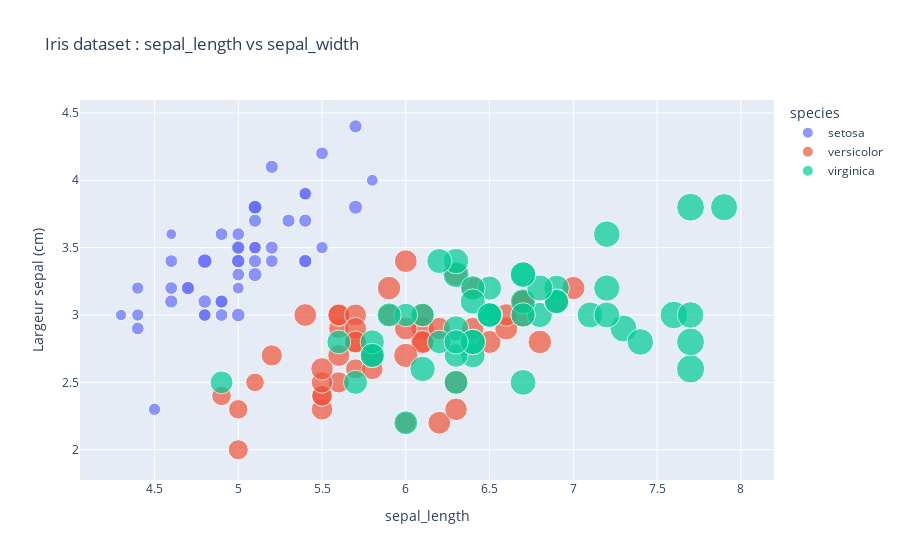

The notebook cell this image was saved under:
### Markdown cell above
# 4- Plotly

### Code cell
# Creation d'un graphique interractif

import plotly.express as px

fig = px.scatter(iris,
                x = "sepal_length",
                y = "sepal_width",
                color = "species",
                size = "petal_length",
                title = "Iris dataset : sepal_length vs sepal_width",
                labels = {"sepal_length " : "Longueur sepal (cm)", "sepal_width" : "Largeur sepal (cm)"})

fig.show()

### Figure 1 — Plotly figure (JSON) as saved in the notebook; plotly's stock layout.template omitted (floating-point values rounded to 4 significant figures)
{"data": [{"hovertemplate": "species=setosa<br>sepal_length=%{x}<br>Largeur sepal (cm)=%{y}<br>petal_length=%{marker.size}<extra></extra>", "legendgroup": "setosa", "marker": {"color": "#636efa", "size": [1.4, 1.4, 1.3, 1.5, 1.4, 1.7, 1.4, 1.5, 1.4, 1.5, 1.5, 1.6, 1.4, 1.1, 1.2, 1.5, 1.3, 1.4, 1.7, 1.5, 1.7, 1.5, 1, 1.7, 1.9, 1.6, 1.6, 1.5, 1.4, 1.6, 1.6, 1.5, 1.5, 1.4, 1.5, 1.2, 1.3, 1.4, 1.3, 1.5, 1.3, 1.3, 1.3, 1.6, 1.9, 1.4, 1.6, 1.4, 1.5, 1.4], "sizemode": "area", "sizeref": 0.01725, "symbol": "circle"}, "mode": "markers", "name": "setosa", "orientation": "v", "showlegend": true, "type": "scatter", "x": [5.1, 4.9, 4.7, 4.6, 5, 5.4, 4.6, 5, 4.4, 4.9, 5.4, 4.8, 4.8, 4.3, 5.8, 5.7, 5.4, 5.1, 5.7, 5.1, 5.4, 5.1, 4.6, 5.1, 4.8, 5, 5, 5.2, 5.2, 4.7, 4.8, 5.4, 5.2, 5.5, 4.9, 5, 5.5, 4.9, 4.4, 5.1, 5, 4.5, 4.4, 5, 5.1, 4.8, 5.1, 4.6, 5.3, 5], "xaxis": "x", "y": [3.5, 3, 3.2, 3.1, 3.6, 3.9, 3.4, 3.4, 2.9, 3.1, 3.7, 3.4, 3, 3, 4, 4.4, 3.9, 3.5, 3.8, 3.8, 3.4, 3.7, 3.6, 3.3, 3.4, 3, 3.4, 3.5, 3.4, 3.2, 3.1, 3.4, 4.1, 4.2, 3.1, 3.2, 3.5, 3.6, 3, 3.4, 3.5, 2.3, 3.2, 3.5, 3.8, 3, 3.8, 3.2, 3.7, 3.3], "yaxis": "y"}, {"hovertemplate": "species=versicolor<br>sepal_length=%{x}<br>Largeur sepal (cm)=%{y}<br>petal_length=%{marker.size}<extra></extra>", "legendgroup": "versicolor", "marker": {"color": "#EF553B", "size": [4.7, 4.5, 4.9, 4, 4.6, 4.5, 4.7, 3.3, 4.6, 3.9, 3.5, 4.2, 4, 4.7, 3.6, 4.4, 4.5, 4.1, 4.5, 3.9, 4.8, 4, 4.9, 4.7, 4.3, 4.4, 4.8, 5, 4.5, 3.5, 3.8, 3.7, 3.9, 5.1, 4.5, 4.5, 4.7, 4.4, 4.1, 4, 4.4, 4.6, 4, 3.3, 4.2, 4.2, 4.2, 4.3, 3, 4.1], "sizemode": "area", "sizeref": 0.01725, "symbol": "circle"}, "mode": "markers", "name": "versicolor", "orientation": "v", "showlegend": true, "type": "scatter", "x": [7, 6.4, 6.9, 5.5, 6.5, 5.7, 6.3, 4.9, 6.6, 5.2, 5, 5.9, 6, 6.1, 5.6, 6.7, 5.6, 5.8, 6.2, 5.6, 5.9, 6.1, 6.3, 6.1, 6.4, 6.6, 6.8, 6.7, 6, 5.7, 5.5, 5.5, 5.8, 6, 5.4, 6, 6.7, 6.3, 5.6, 5.5, 5.5, 6.1, 5.8, 5, 5.6, 5.7, 5.7, 6.2, 5.1, 5.7], "xaxis": "x", "y": [3.2, 3.2, 3.1, 2.3, 2.8, 2.8, 3.3, 2.4, 2.9, 2.7, 2, 3, 2.2, 2.9, 2.9, 3.1, 3, 2.7, 2.2, 2.5, 3.2, 2.8, 2.5, 2.8, 2.9, 3, 2.8, 3, 2.9, 2.6, 2.4, 2.4, 2.7, 2.7, 3, 3.4, 3.1, 2.3, 3, 2.5, 2.6, 3, 2.6, 2.3, 2.7, 3, 2.9, 2.9, 2.5, 2.8], "yaxis": "y"}, {"hovertemplate": "species=virginica<br>sepal_length=%{x}<br>Largeur sepal (cm)=%{y}<br>petal_length=%{marker.size}<extra></extra>", "legendgroup": "virginica", "marker": {"color": "#00cc96", "size": [6, 5.1, 5.9, 5.6, 5.8, 6.6, 4.5, 6.3, 5.8, 6.1, 5.1, 5.3, 5.5, 5, 5.1, 5.3, 5.5, 6.7, 6.9, 5, 5.7, 4.9, 6.7, 4.9, 5.7, 6, 4.8, 4.9, 5.6, 5.8, 6.1, 6.4, 5.6, 5.1, 5.6, 6.1, 5.6, 5.5, 4.8, 5.4, 5.6, 5.1, 5.1, 5.9, 5.7, 5.2, 5, 5.2, 5.4, 5.1], "sizemode": "area", "sizeref": 0.01725, "symbol": "circle"}, "mode": "markers", "name": "virginica", "orientation": "v", "showlegend": true, "type": "scatter", "x": [6.3, 5.8, 7.1, 6.3, 6.5, 7.6, 4.9, 7.3, 6.7, 7.2, 6.5, 6.4, 6.8, 5.7, 5.8, 6.4, 6.5, 7.7, 7.7, 6, 6.9, 5.6, 7.7, 6.3, 6.7, 7.2, 6.2, 6.1, 6.4, 7.2, 7.4, 7.9, 6.4, 6.3, 6.1, 7.7, 6.3, 6.4, 6, 6.9, 6.7, 6.9, 5.8, 6.8, 6.7, 6.7, 6.3, 6.5, 6.2, 5.9], "xaxis": "x", "y": [3.3, 2.7, 3, 2.9, 3, 3, 2.5, 2.9, 2.5, 3.6, 3.2, 2.7, 3, 2.5, 2.8, 3.2, 3, 3.8, 2.6, 2.2, 3.2, 2.8, 2.8, 2.7, 3.3, 3.2, 2.8, 3, 2.8, 3, 2.8, 3.8, 2.8, 2.8, 2.6, 3, 3.4, 3.1, 3, 3.1, 3.1, 3.1, 2.7, 3.2, 3.3, 3, 2.5, 3, 3.4, 3], "yaxis": "y"}], "layout": {"legend": {"itemsizing": "constant", "title": {"text": "species"}, "tracegroupgap": 0}, "title": {"text": "Iris dataset : sepal_length vs sepal_width"}, "xaxis": {"anchor": "y", "domain": [0, 1], "title": {"text": "sepal_length"}}, "yaxis": {"anchor": "x", "domain": [0, 1], "title": {"text": "Largeur sepal (cm)"}}}}
